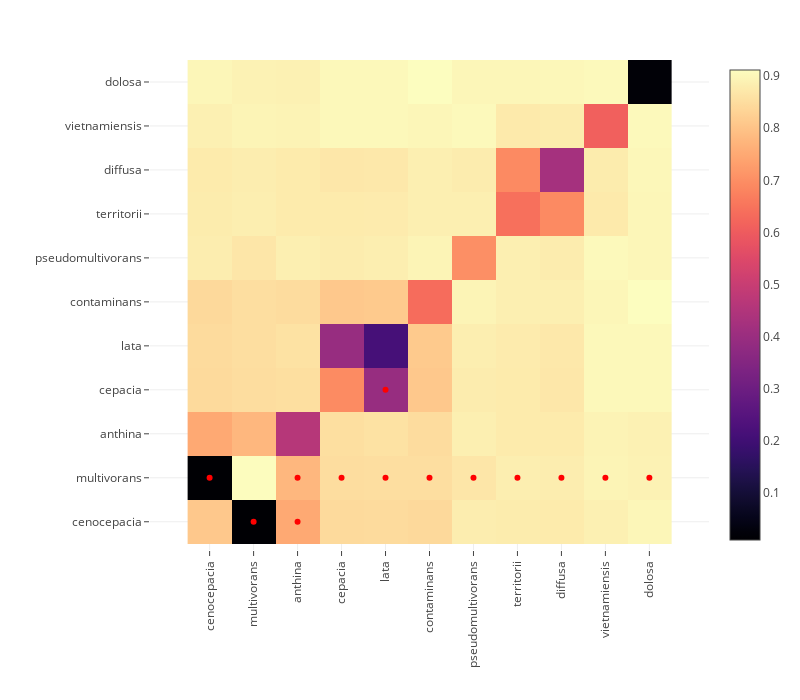

Notebook code cell kept with this figure:
### Code cell
include("fix-component-base.jl");

### Figure 1 — Plotly figure (JSON) as saved in the notebook; plotly's stock layout.template omitted (floating-point values rounded to 4 significant figures; data arrays with more than 128 entries replaced by an {"elided": "..."} marker saying what was removed)
{"data": [{"colorscale": {"elided": "256x2 mixed values"}, "type": "heatmap", "x": ["cenocepacia", "multivorans", "anthina", "cepacia", "lata", "contaminans", "pseudomultivorans", "territorii", "diffusa", "vietnamiensis", "dolosa"], "y": ["cenocepacia", "multivorans", "anthina", "cepacia", "lata", "contaminans", "pseudomultivorans", "territorii", "diffusa", "vietnamiensis", "dolosa"], "z": [[0.8092, 0.009414, 0.7504, 0.8447, 0.8466, 0.843, 0.881, 0.8784, 0.8768, 0.8866, 0.8991], [0.009414, 0.91, 0.7776, 0.8496, 0.8516, 0.8519, 0.8668, 0.8831, 0.881, 0.8946, 0.8899], [0.7504, 0.7776, 0.461, 0.8532, 0.8581, 0.8488, 0.8844, 0.8766, 0.8756, 0.893, 0.8881], [0.8447, 0.8496, 0.8532, 0.6936, 0.3934, 0.8095, 0.8806, 0.8755, 0.8699, 0.9033, 0.9023], [0.8466, 0.8516, 0.8581, 0.3934, 0.213, 0.8134, 0.8827, 0.8778, 0.8719, 0.903, 0.903], [0.843, 0.8519, 0.8488, 0.8095, 0.8134, 0.6364, 0.8935, 0.8859, 0.8848, 0.8974, 0.9118], [0.881, 0.8668, 0.8844, 0.8806, 0.8827, 0.8935, 0.7014, 0.8857, 0.8794, 0.9043, 0.8976], [0.8784, 0.8831, 0.8766, 0.8755, 0.8778, 0.8859, 0.8857, 0.6429, 0.6918, 0.8742, 0.8986], [0.8768, 0.881, 0.8756, 0.8699, 0.8719, 0.8848, 0.8794, 0.6918, 0.423, 0.8787, 0.9009], [0.8866, 0.8946, 0.893, 0.9033, 0.903, 0.8974, 0.9043, 0.8742, 0.8787, 0.6111, 0.9039], [0.8991, 0.8899, 0.8881, 0.9023, 0.903, 0.9118, 0.8976, 0.8986, 0.9009, 0.9039, 0.01884]]}, {"hoverinfo": "skip", "marker": {"color": "red"}, "mode": "markers", "type": "scatter", "x": ["lata", "multivorans", "anthina", "cepacia", "vietnamiensis", "pseudomultivorans", "territorii", "dolosa", "contaminans", "cenocepacia", "diffusa", "lata", "anthina"], "y": ["cepacia", "cenocepacia", "cenocepacia", "multivorans", "multivorans", "multivorans", "multivorans", "multivorans", "multivorans", "multivorans", "multivorans", "multivorans", "multivorans"]}], "layout": {"height": 700, "margin": {"b": 150, "l": 150, "r": 50, "t": 60}, "width": 800, "xaxis": {"autorange": true, "domain": [0, 1], "range": [-1.356, 11.36], "scaleanchor": "y", "tickangle": -90, "type": "category"}, "yaxis": {"autorange": true, "domain": [0, 1], "range": [-0.6424, 10.5], "type": "category"}}}
